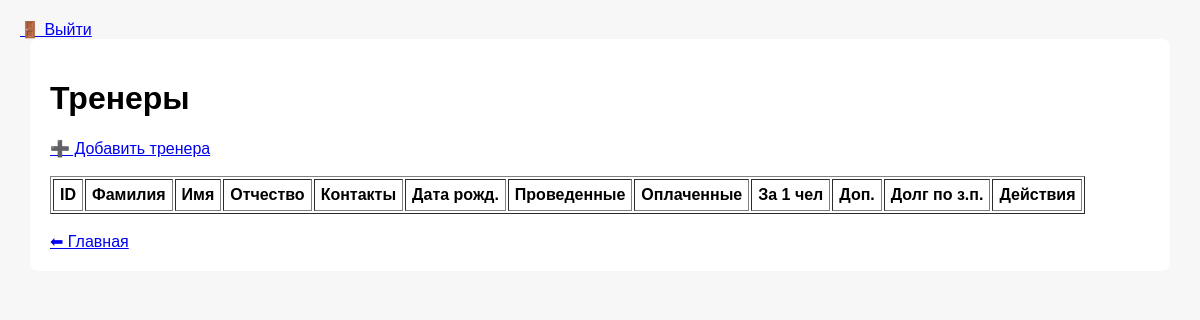
/coaches (signed in), run on an earlier commit of the app's database.
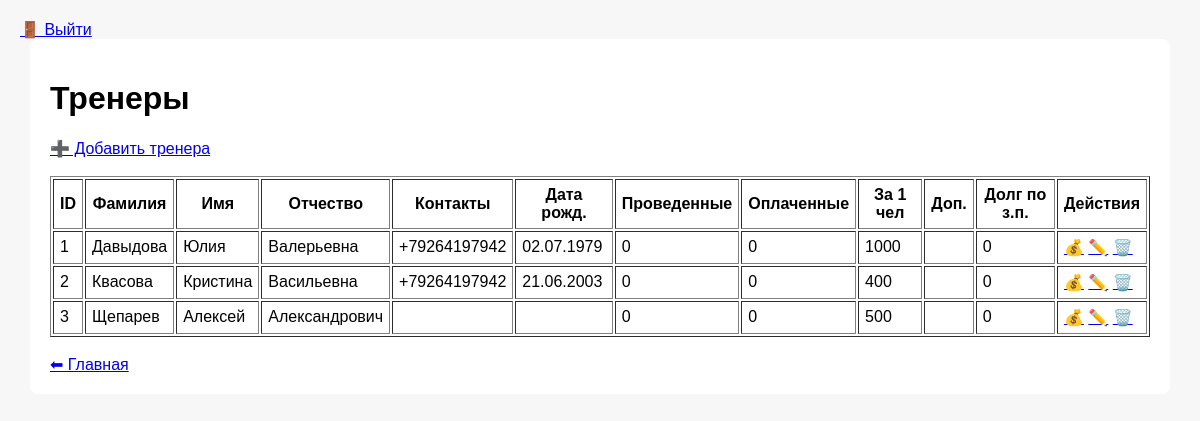
And on a later commit of the database.
### tables this page shows
CREATE TABLE coaches
                   (
                       id INTEGER PRIMARY KEY AUTOINCREMENT,
                       first_name TEXT NOT NULL,
                       last_name TEXT NOT NULL,
                       middle_name TEXT,
                       contacts TEXT,
                       birthday TEXT,
                       lessons_count INTEGER,
                       lessons_paid INTEGER,
                       student_payment INTEGER,
                       additional_info TEXT,
                       creation_date TEXT
                   );

### app.py (the view)
    def wrapper(*args, **kwargs):
        if "user" not in session:
            return redirect(url_for("login"))
        return fn(*args, **kwargs)

### app.py (called while the page is built)
def login_required(fn):
    def wrapper(*args, **kwargs):
        if "user" not in session:
            return redirect(url_for("login"))
        return fn(*args, **kwargs)
    wrapper.__name__ = fn.__name__
    return wrapper

@app.route("/coaches")
@login_required
def coaches():
    coaches_raw = db.get_all_coaches()
    coaches = []
    for c in coaches_raw:
        coach = dict(c)  # ← ключевой момент
        coach["lessons_paid"] = int(coach["lessons_paid"] or 0)
        coach["student_payment"] = int(coach["student_payment"] or 0)
        coach["lessons_count"] = int(coach["lessons_count"] or 0)
        coaches.append(coach)
    return render_template("coaches.html", coaches=coaches)

@app.template_filter("ru_date")
@login_required
def ru_date(value):
    if not value:
        return ""
    for fmt in ("%Y.%m.%d", "%Y-%m-%d"):
        try:
            return datetime.strptime(value, fmt).strftime("%d.%m.%Y")
        except ValueError:
            pass
    return value  # если формат неожиданный

### database.py (called while the page is built)
def get_connection():
    conn = sqlite3.connect(DB_NAME)
    conn.row_factory = sqlite3.Row
    return conn

### templates/coaches.html (shortened to what this page needs)
{% extends "base.html" %}
{% block content %}
<h1>Тренеры</h1>
<a href="{{ url_for('add_coach') }}">➕ Добавить тренера</a><br><br>
<table border="1" cellpadding="6">
    <tr>
        <th>ID</th>
        <th>Фамилия</th>
        <th>Имя</th>
        <th>Отчество</th>
        <th>Контакты</th>
        <th>Дата рожд.</th>
        <th>Проведенные</th>
        <th>Оплаченные</th>
        <th>За 1 чел</th>
        <th>Доп.</th>
        <th>Долг по з.п.</th>
        <th>Действия</th>
    </tr>
    {% for coach in coaches %}
    <tr>
        <td>{{ coach.id }}</td>
        <td>{{ coach.last_name }}</td>
        <td>{{ coach.first_name }}</td>
        <td>{{ coach.middle_name }}</td>
        <td>{{ coach.contacts }}</td>
        <td>{{ coach.birthday | ru_date }}</td>
        <td>{{ coach.lessons_count }}</td>
        <td>{{ coach.lessons_paid }}</td>
        <td>{{ coach.student_payment }}</td>
        <td>{{ coach.additional_info }}</td>
        <td>
            {{ (coach.lessons_count - coach.lessons_paid) * coach.student_payment }}
        </td>
        <td>
            <a href="{{ url_for('give_money_to_coach', coach_id=coach.id) }}">💰</a>
            <a href="{{ url_for('edit_coach', coach_id=coach.id) }}">✏️</a>
            <a href="{{ url_for('delete_coach', coach_id=coach.id) }}">🗑️</a>
        </td>
    </tr>
    {% endfor %}
</table>
<br>
<a href="{{ url_for('index') }}">⬅ Главная</a>
{% endblock %}

What changed in the data, as far as the page shows it:
added coaches: id "1", last_name "Давыдова", first_name "Юлия", middle_name "Валерьевна", contacts "+79264197942", birthday|ru_date "02.07.1979", lessons_count "0", lessons_paid "0", student_payment "1000", lessons_count+lessons_paid+student_payment "0"
added coaches: id "2", last_name "Квасова", first_name "Кристина", middle_name "Васильевна", contacts "+79264197942", birthday|ru_date "21.06.2003", lessons_count "0", lessons_paid "0", student_payment "400", lessons_count+lessons_paid+student_payment "0"
added coaches: id "3", last_name "Щепарев", first_name "Алексей", middle_name "Александрович", lessons_count "0", lessons_paid "0", student_payment "500", lessons_count+lessons_paid+student_payment "0"
